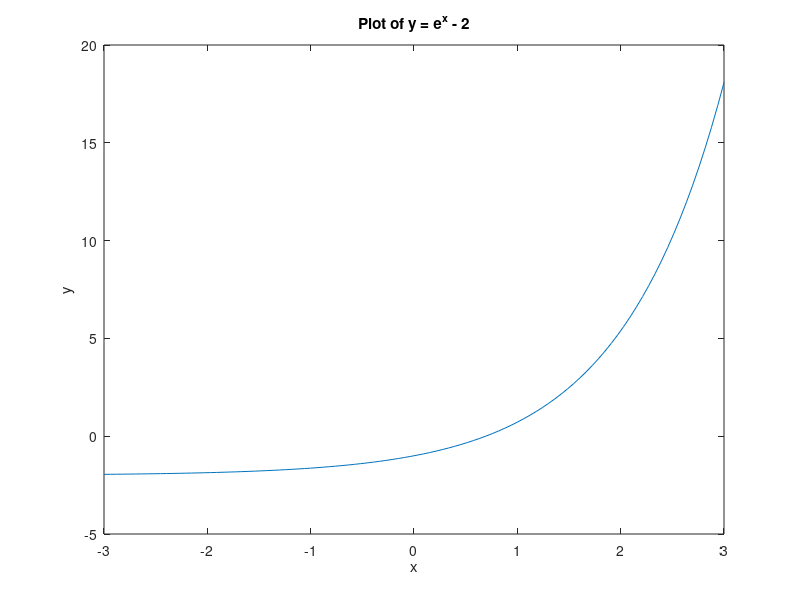
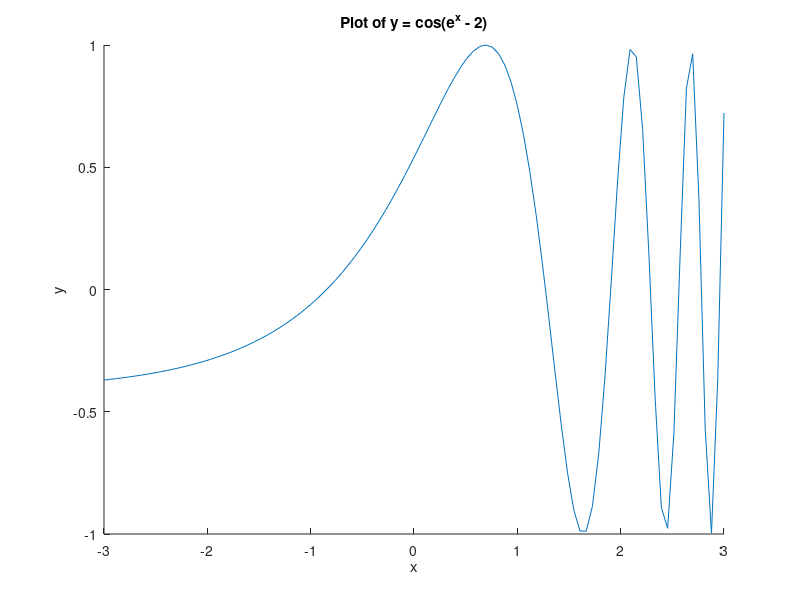

The MATLAB source for these figures, in order: (Note: this script raises an error after producing the figures.)
%% Bisection Method for Exercises 2.1: 5,9,11,13

% Name: Shayne O'Brien
% Course: MATH 345 (Dr. Haddad)
% Date: 9/6/16
% Content: Running Bisection Method for each exercise.

%% Exercise 2.1.9: a
% Sketch the graphs of y = e^x - 2 and y = cos(e^x - 2)

    close all; clear all; %This will be used throughout this .m file to close old plots
                          % and clear old variables.
    
    % plotting y = e^x - 2
    x = linspace(-3, 3, 100); % generate 100 linearly equally spaced points between -3
                              % and 3 in a vector and assign the vector to variable x.
    y = exp(x) - 2; % create a vector y that is e^x - 2 for each entry in vector x
    plot(x,y) % plot x versus y
    title('Plot of y = e^x - 2') % title for plot
    ylabel('y') % label for y axis
    xlabel('x') % label for x axis

    % plotting y = cos(e^x - 2)
    figure; % open new plot so the one for y = e^x - 2
    hold on % necessary so the plot will actually plot
    x1 = linspace(-3,3,100);% generate 100 linearly equally spaced points between -3
                              % and 3 in a vector and assign the vector to variable x1.
    y1 = cos(exp(x1) - 2); % create a vector y1 that is cos(e^x - 2) for each entry in vector x1
    plot(x1,y1) % plot x versus y
    title('Plot of y = cos(e^x - 2)') % title for plot
    ylabel('y') % label for y axis
    xlabel('x') % label for x axis

    
    
%% Exercise 2.1.9: b
% Use the Bisection Method to find an approximation to within 10^-5 to a
% value in [0.5, 1.5] with e^x - 2 = cos(e^x - 2).

    % Using algebra, we can subtract cos(e^x - 2) from both sides of the
    % equality to get e^x - 2 - cos(e^x - 2) = 0. Having this equality, we
    % can now proceed with the computation:
    close all; clear all; % close plots and clear variables from previous problem.
    
    Bisect_OBrien( @(x)exp(x)-2-cos(exp(x)-2), 0.5, 1.5, 10^-5, 25)
    % Answer: The root is approximately p = 1.00762177.


%% Exercise 2.1.11
% Let f(x) = (x+2)(x+1)x(x-1)^3(x-2). To which zero does the Bisection
% Method converge when applied on the following intervals?

%% Exercise 2.1.11: a
% [-3, 2.5]
    close all; clear all;
    Bisect_OBrien( @(x)(x+2)*(x+1)*x*((x-1)^3)*(x-2), -3, 2.5, 10^-5, 30)
    % Answer: The root is approximately p = 2.00000048.

%% Exercise 2.1.11: b
% [-2.5, 3]
    close all; clear all;
    Bisect_OBrien( @(x)(x+2)*(x+1)*x*((x-1)^3)*(x-2), -2.5, 3, 10^-5, 30)
    % Answer: The root is approximately p = -2.00000048.

%% Exercise 2.1.11: c
% [-1.75, 1.5]
    close all; clear all;
    Bisect_OBrien( @(x)(x+2)*(x+1)*x*((x-1)^3)*(x-2), -1.75, 1.5, 10^-5, 30)
    % Answer: The root is approximately p = -0.99999714.

%% Exercise 2.1.11: d
% [-1.5, 1.75]
    close all; clear all;
    Bisect_OBrien( @(x)(x+2)*(x+1)*x*((x-1)^3)*(x-2), -1.5, 1.75, 10^-5, 30)
    % Answer: The root is approximately p = 0.99999714.

%% Exercise 2.1.13
% Find an approximation to 25^(1/3) to within 10^(-4) using the Bisection
% method.

    % To find an approximation to 25^(1/3), we will consider f(x) = x^3-25 = 0.
    % By adding 25 to both sides and then taking the cube root, we get 
    % x = 25^(1/3). We will consider the interval [2,3]. Then,
    close all; clear all;
    Bisect_OBrien( @(x)x^3 - 25, 2, 3, 10^-5, 30)
    % Answer: The root is approximately p = 2.92401886. Therefore, an
    % approximation to 25^(1/3) is 2.92401886.
